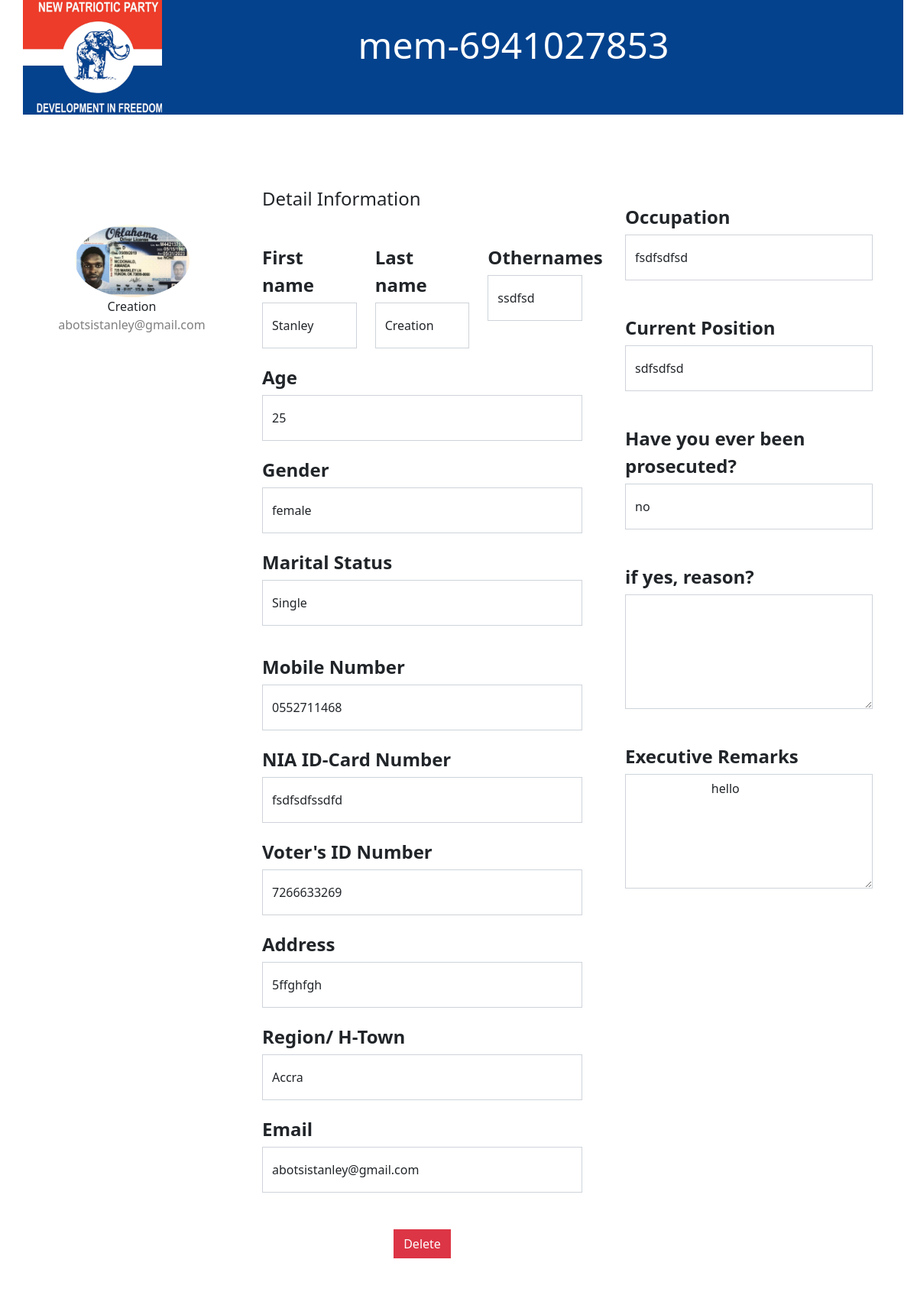
The page /member.php?mem_id=mem-6941027853 on the database its author committed.
### tables this page shows
CREATE TABLE `membership` (
  `id` int(11) NOT NULL,
  `mem_id` varchar(256) NOT NULL,
  `mem_firstname` text NOT NULL,
  `mem_lastname` text NOT NULL,
  `mem_othernames` text NOT NULL,
  `mem_age` int(100) NOT NULL,
  `mem_gender` text NOT NULL,
  `mem_current_position` text NOT NULL,
  `mem_nia_card_number` text NOT NULL,
  `mem_voter_id` text NOT NULL,
  `mem_digital_address` text NOT NULL,
  `mem_contact_address` text NOT NULL,
  `mem_occupation` text NOT NULL,
  `mem_telephone` text NOT NULL,
  `mem_region_hometown` text NOT NULL,
  `mem_MemConstituency` text NOT NULL,
  `mem_marital_status` text NOT NULL,
  `mem_email_address` text NOT NULL,
  `mem_prosecuted_status` text NOT NULL,
  `mem_reason_for_prosecution` text DEFAULT NULL,
  `mem_passport_photo` text NOT NULL,
  `mem_date_registered` date NOT NULL,
  `mem_executive_remarks` text NOT NULL
);

### member.php (the view, shortened to what this page needs)
<?php
include_once("config.php");
if(isset($_GET["mem_id"]))
{
$mem_id=$_GET["mem_id"];
$result = $dbConn->prepare("SELECT * FROM membership WHERE mem_id = ? ");
$result->execute([$mem_id]);
$memberRow = $result->fetch();
?>
<!DOCTYPE html>
<html>
	<head>
		<link rel="stylesheet" type="text/css" href="assets/css/bootstrap.min.css">
		<link rel="stylesheet" type="text/css" href="assets/css/bootstrap.css">
		<link rel="stylesheet" type="text/css" href="assets/css/b.css">
	</head>
	<body>
		<div class="container main" style="margin: auto;padding:0">
			<div style="width: 100%;height: 150px;">
				<div class="row">
					<div class="col-2">
						<a href="index.php"><img src="assets/images/logo.jpg" style="height: 150px; ">
					</a></div>
					<div class="col" style="background-color:#04428d">
						<h1  style="    text-align: center;
						font-size: -webkit-xxx-large;
						color: white;
						margin-left: -50px;
						padding-top: 30px;
						">
						<?php echo $mem_id; ?>
						</h1>
					</div>
				</div>
			</div>
			<div class="container rounded bg-white mt-5 mb-5">
    <div class="row">
        <div class="col-md-3 border-right">
            <div class="d-flex flex-column align-items-center text-center p-3 py-5"><img class="rounded-circle mt-5" width="150px" src="passport_photos/<?php echo $memberRow['mem_passport_photo']; ?>"><?php echo $memberRow['mem_lastname']; ?></span><span class="text-black-50"><?php echo $memberRow['mem_email_address']; ?></span><span> </span></div>
        </div>
        <div class="col-md-5 border-right">
            <div class="p-3 py-5">
                <div class="d-flex justify-content-between align-items-center mb-3">
                    <h4 class="text-right">Detail Information</h4>
                </div>
                <div class="row mt-3">
                    <div class="col-md-4"><label class="labels">First name</label><input type="text" value="<?php echo $memberRow['mem_firstname']; ?>" class="form-control" placeholder="first name" value=""></div>
                    <div class="col-md-4"><label class="labels">Last name</label><input type="text" class="form-control" value="<?php echo $memberRow['mem_lastname']; ?>" placeholder="surname"></div>
                    <div class="col-md-4"><label class="labels">Othernames</label><input type="text" class="form-control" value="<?php echo $memberRow['mem_othernames']; ?>" placeholder="othernames"></div>
  <div class="col-md-12"><label class="labels">Age</label><input type="text" class="form-control" value="<?php echo $memberRow['mem_age']; ?>"></div>
                      <div class="col-md-12"><label class="labels">Gender</label><input type="text" class="form-control" placeholder="enter gender" value="<?php echo $memberRow['mem_gender']; ?>"></div>
                          <div class="col-md-12"><label class="labels">Marital Status</label><input type="text" class="form-control"  value="<?php echo $memberRow['mem_marital_status']; ?>"></div>
                </div>
                <div class="row mt-3">
                    <div class="col-md-12"><label class="labels">Mobile Number</label><input type="text" class="form-control" placeholder="enter phone number" value="<?php echo $memberRow['mem_telephone']; ?>"></div>
                    <div class="col-md-12"><label class="labels">NIA ID-Card Number</label><input type="text" class="form-control" value="<?php echo $memberRow['mem_nia_card_number']; ?>"></div>
                      <div class="col-md-12"><label class="labels">Voter's ID Number</label><input type="text" class="form-control" value="<?php echo $memberRow['mem_voter_id']; ?>"></div>
                    <div class="col-md-12"><label class="labels">Address</label><input type="text" class="form-control" value="<?php echo $memberRow['mem_contact_address']; ?>"></div>
                     <div class="col-md-12"><label class="labels">Region/ H-Town</label><input type="text" class="form-control" value="<?php echo $memberRow['mem_region_hometown']; ?>"></div>
                    <div class="col-md-12"><label class="labels">Email </label><input type="text" class="form-control" value="<?php echo $memberRow['mem_email_address']; ?>"></div>
                </div>
                <div class="mt-5 text-center">
<a href="delete_member.php?mem_id=<?php echo $memberRow['mem_id'];?>" style="text-decoration: none;
    color: black;	">
                	<button class="btn btn-danger profile-button" type="button">Delete</button>
                </a></div>
            </div>
        </div>
        <div class="col-md-4">
            <div class="p-3 py-5">
               <div class="col-md-12"><label class="labels">Occupation</label><input type="text" class="form-control" value="<?php echo $memberRow['mem_occupation']; ?>"></div> <br>
                <div class="col-md-12"><label class="labels">Current Position</label><input type="text" class="form-control"  value="<?php echo $memberRow['mem_current_position']; ?>"></div> <br>
                <div class="col-md-12"><label class="labels">Have you ever been prosecuted?</label><input type="text" class="form-control"  value="<?php echo $memberRow['mem_prosecuted_status']; ?>"></div>
                 <br>
                <div class="col-md-12"><label class="labels">if yes, reason?</label><textarea type="text" class="form-control" style="min-height: 150px">
                	<?php echo $memberRow['mem_reason_for_prosecution']; ?>
                </textarea></div>
                 <br>
                <div class="col-md-12"><label class="labels">Executive Remarks</label><textarea type="text" class="form-control" rows="" style="min-height: 150px">
                	<?php echo $memberRow['mem_executive_remarks']; ?>
                </textarea></div>
            </div>
        </div>
    </div>
</div>
</div>
	</body>
</html>
<?php
}
else
{
header("Location:display_members.php");
}
?>

### assets/css/b.css (style rules this page uses)
* { padding: 0; margin: 0; }
body { background-size: 300px; -webkit-backdrop-filter: blur(5px); backdrop-filter: blur(5px); height: 100vh; }

### member.php (style rules this page uses)
.main { background-color: white; }
* { border-radius: 0!important }
input[type=text] { height:60px; }
label { display: inline-block; font-size: x-large; font-weight: 600; margin-top: 20px; margin-bottom: 5px; }

### rows shown on the page
membership: mem_passport_photo (picture), mem_lastname "Creation", mem_email_address "abotsistanley@gmail.com", mem_firstname "Stanley", mem_othernames "ssdfsd", mem_age "25", mem_gender "female", mem_marital_status "Single", mem_telephone "0552711468", mem_nia_card_number "fsdfsdfssdfd", mem_voter "7266633269", mem_contact_address "5ffghfgh", mem_region_hometown "Accra", mem_occupation "fsdfsdfsd", mem_current_position "sdfsdfsd", mem_prosecuted_status "no", mem_executive_remarks "hello"

### other values the page prints
$mem_id "mem-6941027853"
